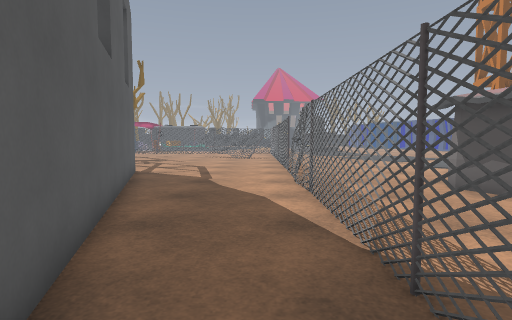
View 1 (above)

24 first-person views from a walk through a Godot game level. The camera is 1.4 m above the floor, tilts 4° down and sees 80° across. The floor is counted in squares, 0.9 m on a side. Each view is taken from the middle of a square. On the plan, view 1 faces up. The plan holds only what a view shows up to about 15 squares ahead; the rest is blank. The place goes on beyond the plan. Flat picture figures and markers are left out. Characters and animated objects are left out. Some surface patterns are stand-ins.

View 2
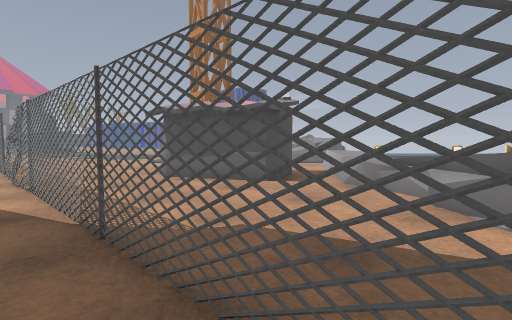

View 3
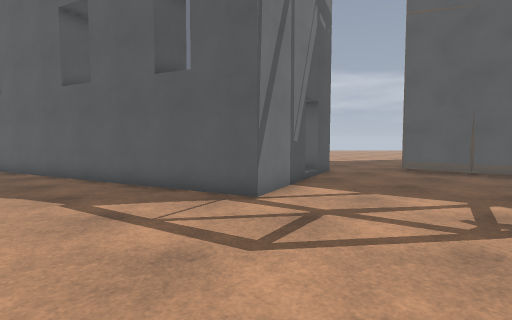

View 4
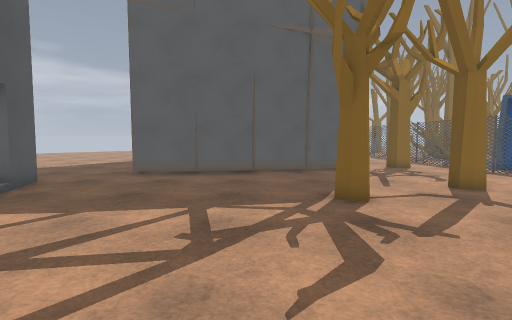

View 5
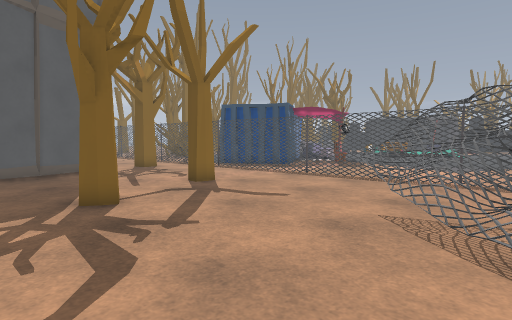

View 6
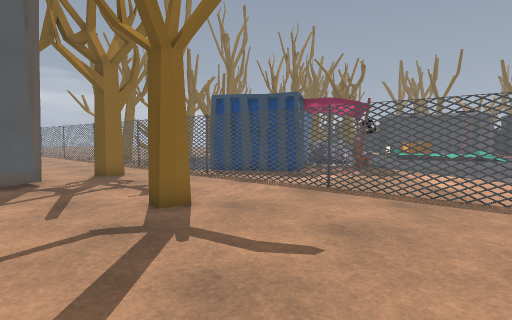

View 7
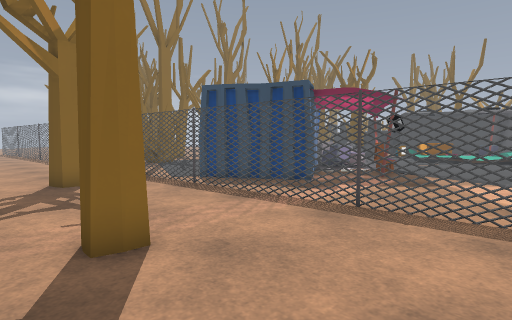

View 8
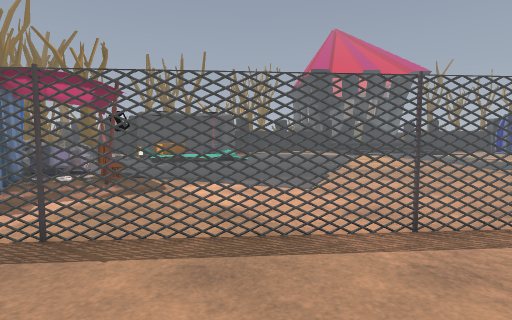

View 9
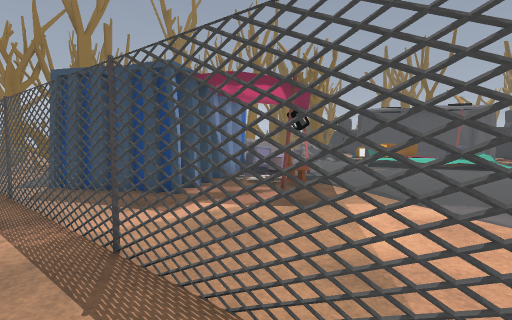

View 10
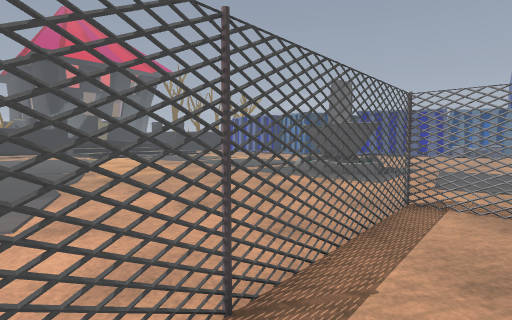

View 11
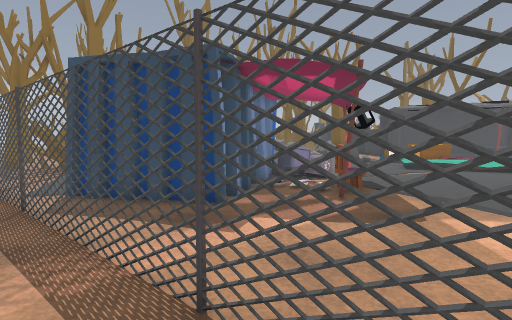

View 12
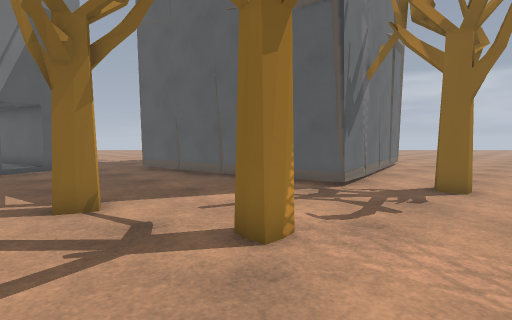

View 13
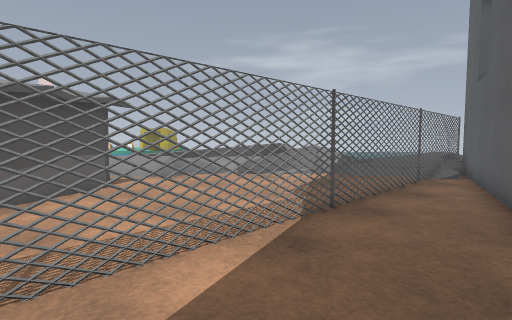

View 14
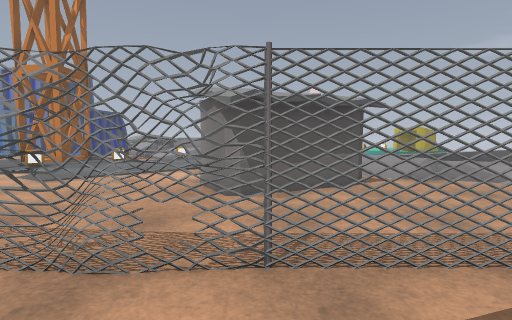

View 15
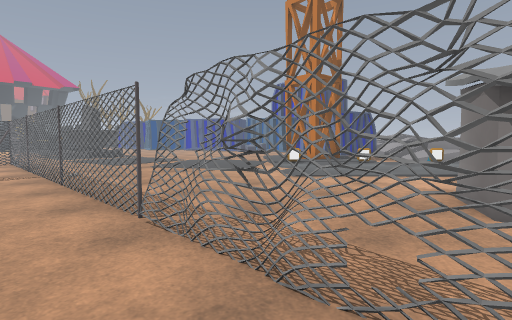

View 16
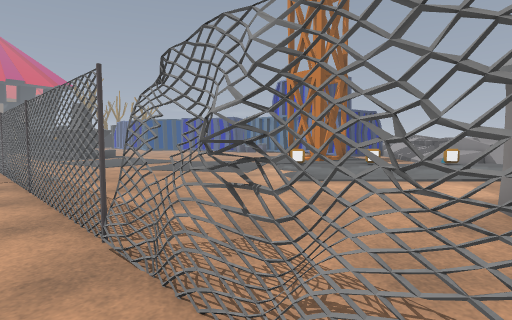

View 17
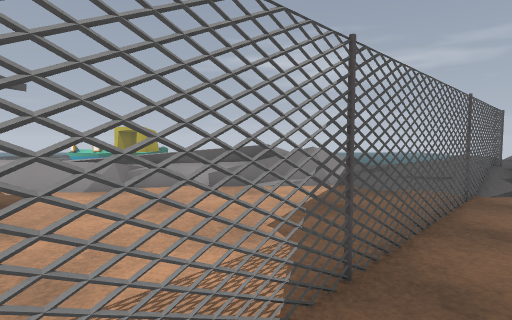

View 18
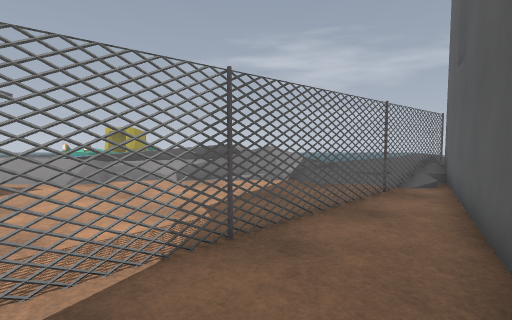

View 19
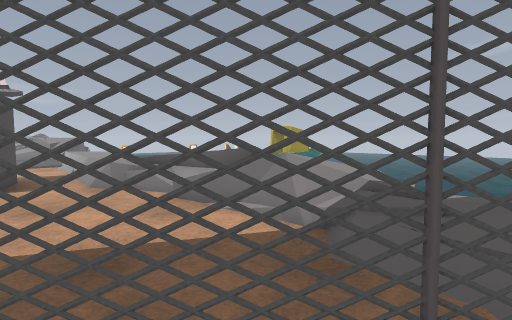

View 20
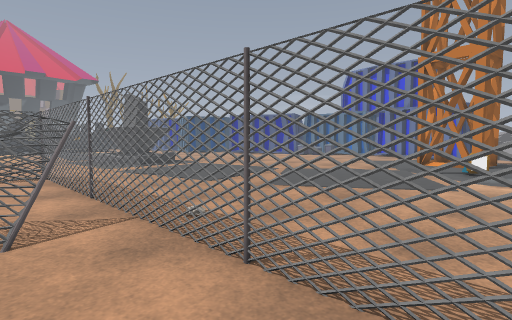

View 21
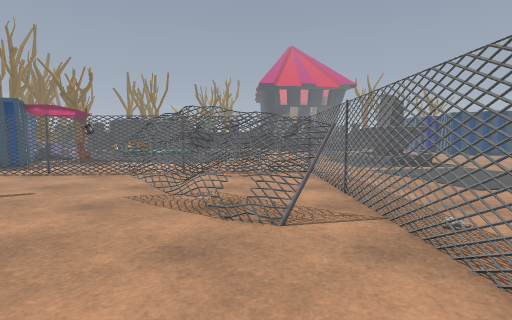

View 22
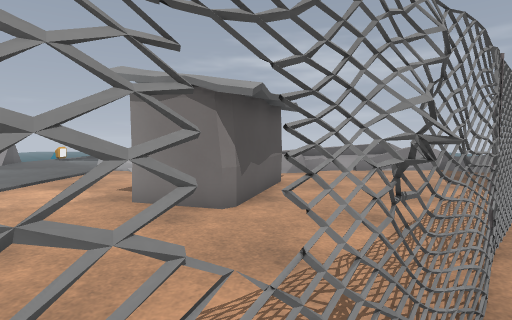

View 23
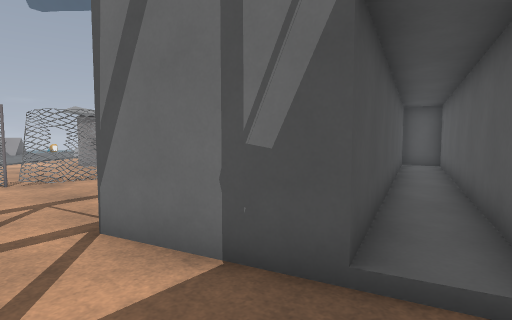

View 24
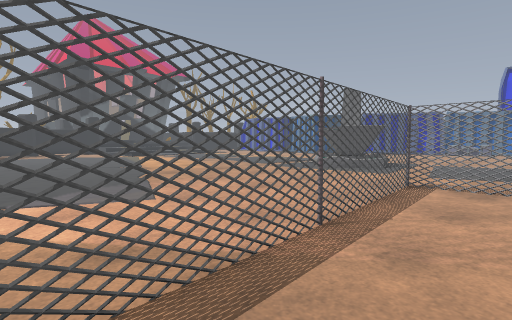

### Floor plan
Key: @ floor where view 1 was taken; # wall or solid block; x gap in a wall; . main floor; : floor 0.25 m higher than the main floor; + floor 0.5 m higher than the main floor; * floor 0.75 m higher than the main floor; % floor 1 m higher than the main floor; / step, stairs or slope; = window, fence, low wall or low ledge; ^ raised ledge; T thing the floor can be seen under or through; R tree; H house; C chair; B box; F fountain; L lamp.
Columns run from 18 left of view 1 to 16 right of it. Each row starts with its distance up from view 1.
 43     ............. ..
 42 ^  ..................
 41 # BBH...................
 40  BBB....................
 39  HBB..C.................F
 38   H..CC.................FF
 37   H...H.................FFF
 36    H.....................F
 35     H........................
 34    HH.........................
 33 HHH...........................
 32 .H.....TTTTTTTTTTTTTT.........
 31 ##TTTTTT............T........
 30 ....................T.......
 29 ....................T......
 28 R...................x.......
 27 ......RR............T.........
 26 ......R......TTTT...T.........
 25 ##.............=TT..T...........
 24  #...............=T.T...........
 23  #......R...........T............:
 22  #......R...........T............:
 21  ##.................T...........L:
 20   #.............. ..T..........LL
 19   #.............. ..T............
 18   #.................T...........
 17   #.................#............
 16   ##................#............
 15    #................x..............
 14   .........##.......x..............
 13   ....../#####......#..............
 12   ...###:#   #......x..............
 11   ..   #:#   #......x..............
 10        ###   #......#....## .......
  9              ##.....x....#    ....
  8               #.....T....#     ...=
  7               #.....T.....#  .../
  6               ##....T.....###..//
  5                #....T.........:**
  4                #....T........+*
  3                ##...T.......=***
  2                 #...T.......=/**
  1                 #...T......//*
  0                 ##@.T.....//%
 -1                  #..T.....//
 -2                  #..T...=
 -3                  ##.T.//=
 -4                   #.#////
 -5                   #/#///
 -6                   ###

Where each view was taken, in squares from view 1:
view 1: 0 up, 0 right, facing up
view 2: 2 down, 0 right, facing up-right
view 3: 20 up, 0 right, facing down-left
view 4: 20 up, 2 left, facing left
view 5: 20 up, 2 left, facing up-left
view 6: 23 up, 5 left, facing up-left
view 7: 25 up, 7 left, facing up-left
view 8: 27 up, 7 left, facing up
view 9: 30 up, 6 left, facing up-left
view 10: 30 up, 6 left, facing up-right
view 11: 30 up, 8 left, facing up-left
view 12: 30 up, 8 left, facing down-left
view 13: 9 up, 2 left, facing down-right
view 14: 9 up, 2 left, facing right
view 15: 9 up, 1 left, facing up-right
view 16: 10 up, 0 right, facing up-right
view 17: 6 up, 0 right, facing down-right
view 18: 6 up, 2 left, facing down-right
view 19: 2 down, 0 right, facing right
view 20: 18 up, 1 left, facing up-right
view 21: 18 up, 1 left, facing up
view 22: 14 up, 1 right, facing down-right
view 23: 16 up, 11 left, facing down-right
view 24: 29 up, 9 left, facing up-right
